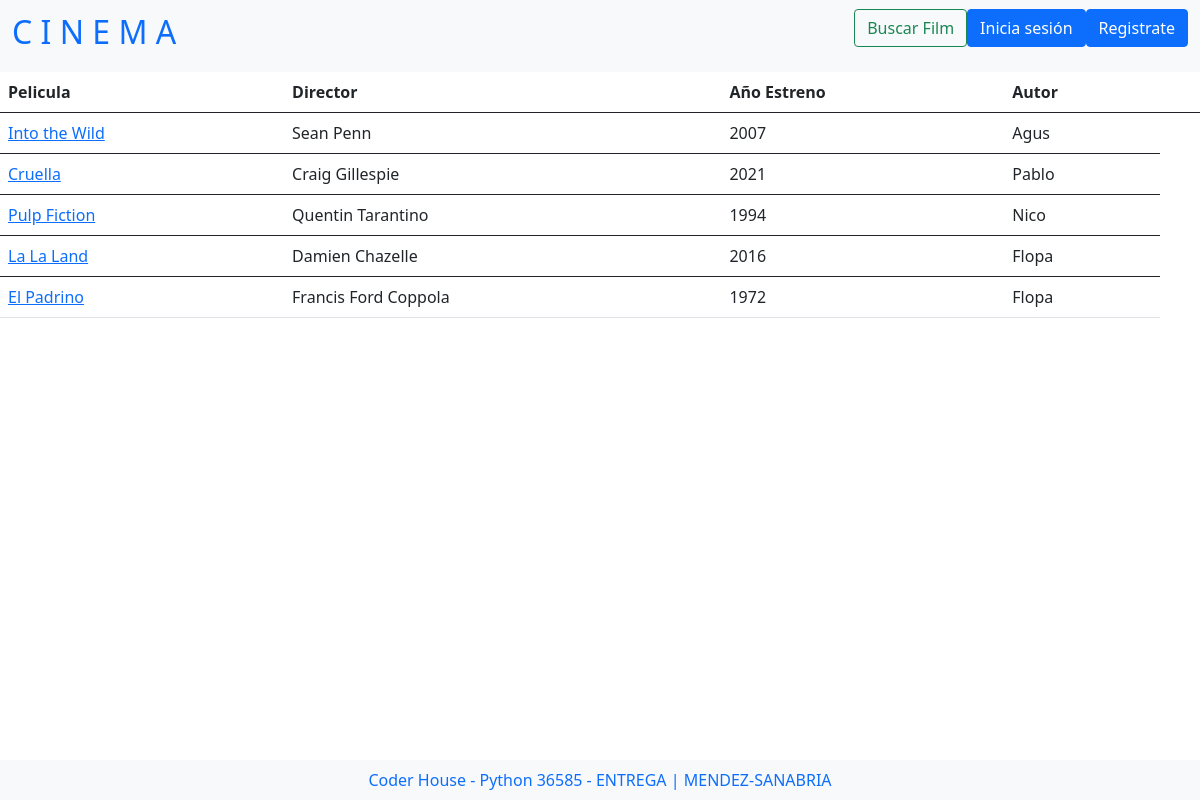
/reviews/lista_reviews/, run on the app's committed database.
### reviews/models.py (models this page shows, shortened)
class ReviewModel(models.Model):
    titulo = models.CharField(max_length=100)
    director = models.CharField(max_length=100)
    estreno = models.CharField(max_length=100)
    cuerpo = models.TextField()
    autor = models.ForeignKey(User, on_delete=models.CASCADE)
    fecha_creacion = models.DateField(auto_now_add=True)

### reviews/views.py (the view)
# urls.py: path('lista_reviews/',views.ReviewsList.as_view(), name="reviews_list"),
class ReviewsList(ListView):
    model = ReviewModel
    template_name = "reviews/reviews_list.html"

### reviews/templates/reviews/reviews_list.html (shortened to what this page needs)
{% extends "reviews/reviews_inicio.html" %}
{% block content %}
  {% if object_list %}
  <table class="table">
    <thead>
      <tr>
        <th scope="col">Pelicula</th>
        <th scope="col">Director</th>
        <th scope="col">Año Estreno</th>
        <th scope="col">Autor</th>
        <th scope="col">
        </th>
      </tr>
    </thead>
      {% for review in object_list %}
      <tbody>
        <tr>
          <td><a href="{% url 'review_detail' review.id %}">{{review.titulo}}</a></td>
          <td><a>{{review.director}}</a></td>
          <td><a>{{review.estreno}}</a></td>
          <td><a>{{review.autor}}</a></td>
        </tr>
      </tbody>
      {% endfor %}
    </table>
  {% else %}
    <h1> Aún no hay reviews</h1>
  {% endif %}
{% endblock %}

### data on the page
ReviewModel: titulo "Into the Wild", director "Sean Penn", estreno "2007", autor "Agus"
ReviewModel: titulo "Cruella", director "Craig Gillespie", estreno "2021", autor "Pablo"
ReviewModel: titulo "Pulp Fiction", director "Quentin Tarantino", estreno "1994", autor "Nico"
ReviewModel: titulo "La La Land", director "Damien Chazelle", estreno "2016", autor "Flopa"
ReviewModel: titulo "El Padrino", director "Francis Ford Coppola", estreno "1972", autor "Flopa"
